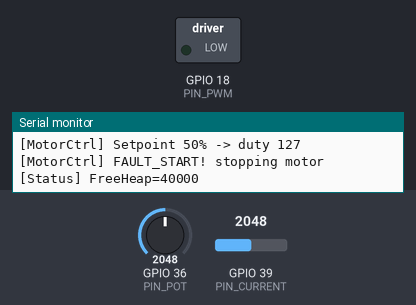
The sketch below on a simulated ESP32. On the bench: switched loads named in the sketch (green lamp = pin HIGH), the last lines printed to the serial monitor. The inputs (shaded band) are chosen by the test bench; at power-on: GPIO 36 (PIN_POT) = 2048, GPIO 39 (PIN_CURRENT) = 2048.

Above: at 1.3 s.
1.4 s: GPIO 36 (PIN_POT) set to 2866
At 3.7 s:
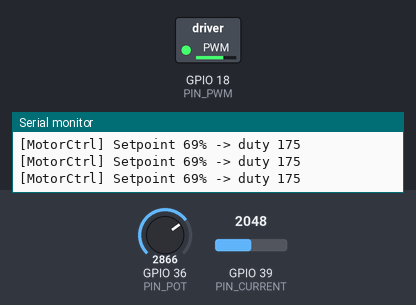
8.9 s: GPIO 36 (PIN_POT) set to 3603
16.2 s: GPIO 36 (PIN_POT) set to 2047
23.5 s: GPIO 39 (PIN_CURRENT) set to 1960
At 25.8 s:
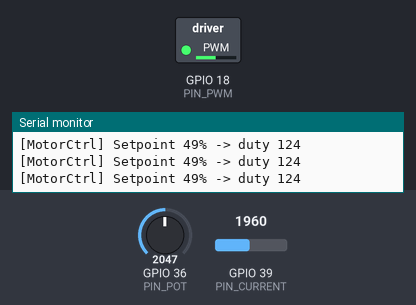
27.0 s: GPIO 36 (PIN_POT) set to 491
At 28.2 s:
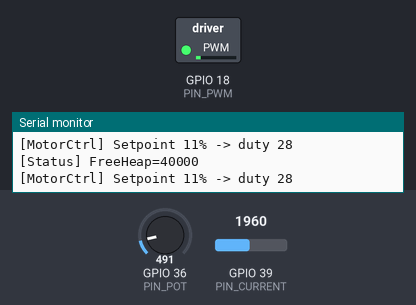
28.5 s: GPIO 39 (PIN_CURRENT) set to 2037
At 32.12 s:
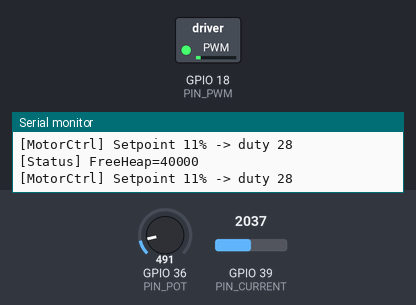
Timing chart, 0 to 37.4 s (numbered marks = the images above; inputs shaded):
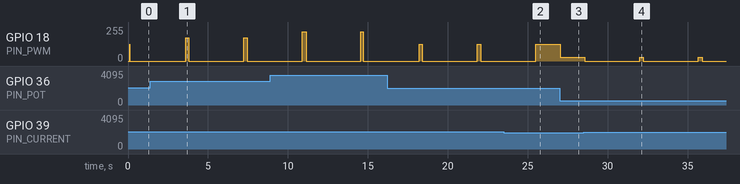

The sketch:

main.ino
```cpp
#include <Arduino.h>
#include <stdarg.h>

const int PIN_POT     = 36;
const int PIN_CURRENT = 39;
const int PIN_PWM     = 18;

const int PWM_CHANNEL    = 0;
const int PWM_FREQUENCY  = 20000;
const int PWM_RESOLUTION = 8;

const int ADC_MAX = 4095;
const TickType_t POT_SAMPLE_MS = pdMS_TO_TICKS(100);
const TickType_t PROTECTION_SAMPLE_MS = pdMS_TO_TICKS(150);
const int CURRENT_THRESHOLD_RAW = 2000;

QueueHandle_t setpointQueue;
QueueHandle_t faultQueue;
SemaphoreHandle_t serialMutex;

typedef struct {
  uint8_t percent;
} Setpoint_t;

typedef enum {
  FAULT_NONE = 0,
  FAULT_START = 1,
  FAULT_CLEAR = 2
} FaultEvent_t;

void safeSerialPrintf(const char* fmt, ...) {
  if (xSemaphoreTake(serialMutex, pdMS_TO_TICKS(100))) {
    char buf[256];
    va_list args;
    va_start(args, fmt);
    vsnprintf(buf, sizeof(buf), fmt, args);
    va_end(args);
    Serial.print(buf);
    xSemaphoreGive(serialMutex);
  }
}

void setupPWM() {
  ledcSetup(PWM_CHANNEL, PWM_FREQUENCY, PWM_RESOLUTION);
  ledcAttachPin(PIN_PWM, PWM_CHANNEL);
  ledcWrite(PWM_CHANNEL, 0);
}

void SpeedReadTask(void* pv) {
  Setpoint_t sp;
  for (;;) {
    int raw = analogRead(PIN_POT);
    int scaled = (raw * 100) / ADC_MAX;
    if (scaled < 0) scaled = 0;
    if (scaled > 100) scaled = 100;
    sp.percent = (uint8_t)scaled;
    if (xQueueSend(setpointQueue, &sp, pdMS_TO_TICKS(10)) != pdPASS) {
      Setpoint_t dummy;
      xQueueReceive(setpointQueue, &dummy, 0);
      xQueueSend(setpointQueue, &sp, pdMS_TO_TICKS(10));
    }
    vTaskDelay(POT_SAMPLE_MS);
  }
}

void MotorCtrlTask(void* pv) {
  Setpoint_t sp;
  bool faultLatched = false;
  const int maxDuty = (1 << PWM_RESOLUTION) - 1;
  for (;;) {
    uint8_t evt;
    if (xQueueReceive(faultQueue, &evt, 0) == pdTRUE) {
      if (evt == FAULT_START) {
        safeSerialPrintf("[MotorCtrl] FAULT_START! stopping motor\n");
        faultLatched = true;
        ledcWrite(PWM_CHANNEL, 0);
        for (;;) {
          uint8_t evt2;
          if (xQueueReceive(faultQueue, &evt2, portMAX_DELAY) == pdTRUE) {
            if (evt2 == FAULT_CLEAR) {
              safeSerialPrintf("[MotorCtrl] FAULT_CLEAR! resuming\n");
              faultLatched = false;
              break;
            } else {
              safeSerialPrintf("[MotorCtrl] Ignored extra FAULT_START while latched\n");
            }
          }
        }
      }
    }
    if (faultLatched) {
      vTaskDelay(pdMS_TO_TICKS(10));
      continue;
    }
    if (xQueueReceive(setpointQueue, &sp, pdMS_TO_TICKS(200)) == pdTRUE) {
      int duty = (sp.percent * maxDuty) / 100;
      ledcWrite(PWM_CHANNEL, duty);
      safeSerialPrintf("[MotorCtrl] Setpoint %u%% -> duty %d\n", sp.percent, duty);
    }
    vTaskDelay(pdMS_TO_TICKS(10));
  }
}

void ProtectionTask(void* pv) {
  for (;;) {
    int curRaw = analogRead(PIN_CURRENT);
    if (curRaw > CURRENT_THRESHOLD_RAW) {
      safeSerialPrintf("[Protection] Overcurrent detected raw=%d -> sending FAULT_START\n", curRaw);
      uint8_t evt = FAULT_START;
      xQueueSend(faultQueue, &evt, pdMS_TO_TICKS(10));
      vTaskDelay(pdMS_TO_TICKS(500));
      const TickType_t hold = pdMS_TO_TICKS(3000);
      vTaskDelay(hold);
      evt = FAULT_CLEAR;
      xQueueSend(faultQueue, &evt, pdMS_TO_TICKS(10));
      safeSerialPrintf("[Protection] Auto-cleared fault after hold\n");
    }
    vTaskDelay(PROTECTION_SAMPLE_MS);
  }
}

void DisplayTask(void* pv) {
  for (;;) {
    safeSerialPrintf("[Status] FreeHeap=%u\n", xPortGetFreeHeapSize());
    vTaskDelay(pdMS_TO_TICKS(1000));
  }
}

void setup() {
  Serial.begin(115200);
  delay(100);
  setpointQueue = xQueueCreate(4, sizeof(Setpoint_t));
  faultQueue    = xQueueCreate(4, sizeof(uint8_t));
  serialMutex   = xSemaphoreCreateMutex();
  if (!setpointQueue || !faultQueue || !serialMutex) {
    Serial.println("RTOS object creation failed!");
    while (1) delay(1000);
  }
  analogSetPinAttenuation(PIN_POT, ADC_11db);
  analogSetPinAttenuation(PIN_CURRENT, ADC_11db);
  setupPWM();
  xTaskCreate(SpeedReadTask, "SpeedRead", 2048, NULL, 2, NULL);
  xTaskCreate(MotorCtrlTask, "MotorCtrl", 3072, NULL, 3, NULL);
  xTaskCreate(ProtectionTask, "Protection", 2048, NULL, 4, NULL);
  xTaskCreate(DisplayTask, "Display", 2048, NULL, 1, NULL);
  safeSerialPrintf("[Setup] System initialized\n");
}

void loop() {
  vTaskDelay(pdMS_TO_TICKS(1000));
}
```

Measured:
- the behaviour switches between 2000 and 2001 on GPIO 39 (PIN_CURRENT) (found by bisection; images 3 and 4)
- after the input at 23.5 s, GPIO 18 (PIN_PWM): goes on until 25.5 s, then stays 124/255
- after the input at 27.0 s, GPIO 18 (PIN_PWM): 124/255 → 28/255 at once
- after the input at 28.5 s, GPIO 18 (PIN_PWM): alternates 28/255 for 0.23 s and 0/255 for 3.4 s, starting after 0.06 s
- by itself, GPIO 18 (PIN_PWM): alternates 174/255 for 0.21 s and 0/255 for 3.5 s
